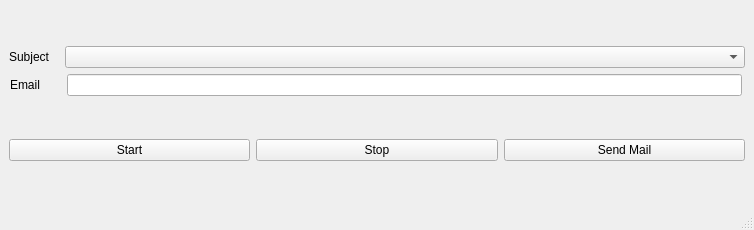
<?xml version="1.0" encoding="UTF-8"?>
<ui version="4.0">
 <class>AttendanceTrackerMainWindow</class>
 <widget class="QMainWindow" name="AttendanceTrackerMainWindow">
  <property name="geometry">
   <rect>
    <x>0</x>
    <y>0</y>
    <width>754</width>
    <height>230</height>
   </rect>
  </property>
  <property name="minimumSize">
   <size>
    <width>754</width>
    <height>230</height>
   </size>
  </property>
  <property name="maximumSize">
   <size>
    <width>16777215</width>
    <height>500</height>
   </size>
  </property>
  <property name="windowTitle">
   <string>Google Meets - Attendance Tracker </string>
  </property>
  <widget class="QWidget" name="centralwidget">
   <layout class="QVBoxLayout" name="verticalLayout_2">
    <item>
     <layout class="QVBoxLayout" name="verticalLayout">
      <item>
       <layout class="QHBoxLayout" name="horizontalLayout">
        <item>
         <widget class="QLabel" name="subject_label">
          <property name="maximumSize">
           <size>
            <width>50</width>
            <height>50</height>
           </size>
          </property>
          <property name="text">
           <string>Subject</string>
          </property>
         </widget>
        </item>
        <item>
         <widget class="QComboBox" name="subject_comboBox"/>
        </item>
       </layout>
      </item>
      <item>
       <layout class="QHBoxLayout" name="horizontalLayout_2">
        <item>
         <widget class="QLabel" name="label">
          <property name="maximumSize">
           <size>
            <width>50</width>
            <height>16777215</height>
           </size>
          </property>
          <property name="text">
           <string>Email</string>
          </property>
         </widget>
        </item>
        <item>
         <widget class="QLineEdit" name="email_lineEdit">
          <property name="maximumSize">
           <size>
            <width>675</width>
            <height>16777215</height>
           </size>
          </property>
         </widget>
        </item>
       </layout>
      </item>
     </layout>
    </item>
    <item>
     <layout class="QHBoxLayout" name="horizontalLayout_3">
      <item>
       <widget class="QPushButton" name="start_pushButton">
        <property name="text">
         <string>Start</string>
        </property>
       </widget>
      </item>
      <item>
       <widget class="QPushButton" name="stop_pushButton">
        <property name="text">
         <string>Stop</string>
        </property>
       </widget>
      </item>
      <item>
       <widget class="QPushButton" name="send_mail_pushButton">
        <property name="text">
         <string>Send Mail</string>
        </property>
       </widget>
      </item>
     </layout>
    </item>
   </layout>
  </widget>
  <widget class="QMenuBar" name="menubar">
   <property name="geometry">
    <rect>
     <x>0</x>
     <y>0</y>
     <width>754</width>
     <height>26</height>
    </rect>
   </property>
  </widget>
  <widget class="QStatusBar" name="statusbar"/>
 </widget>
 <resources/>
 <connections/>
</ui>
